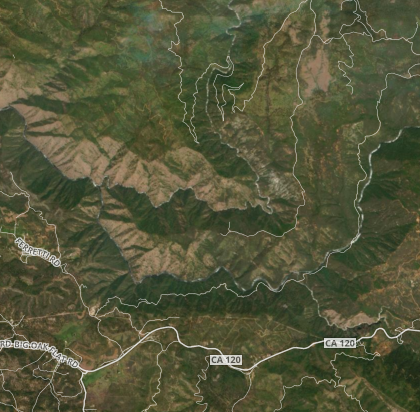
#> input picture GTAerohacks/Marissa/May13.png, 420 x 412 px
$ python pixelcounter.py
#> lines starting #> are read from the running program, lines starting #| are printed output that depends on the picture
import cv2
import numpy as np

img = cv2.imread("May13.png")
#> img is the input picture: shape (412, 420, 3); mean B, G, R 58.2, 86.5, 84.3

sensitivity = 8;
lower = [60 - sensitivity, 100, 50]
upper = [60 + sensitivity, 255, 255]

lower = np.array(lower, dtype = "uint8")
upper = np.array(upper, dtype = "uint8")


dst = cv2.inRange(img, lower, upper)
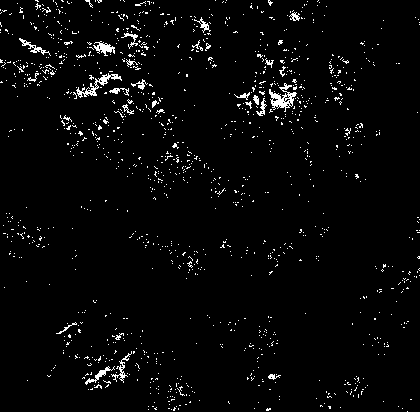
#> dst: shape (412, 420); 3% white in thin lines or dots
no_blue = cv2.countNonZero(dst)
#> no_blue = 5108
print('The number of green pixels is: ' + str(no_blue))
#| The number of green pixels is: 5108
cv2.namedWindow("opencv")
cv2.imshow("opencv",img)
cv2.waitKey(0)

$ run again, with GTAerohacks/Marissa/May2014.png copied over GTAerohacks/Marissa/May13.png
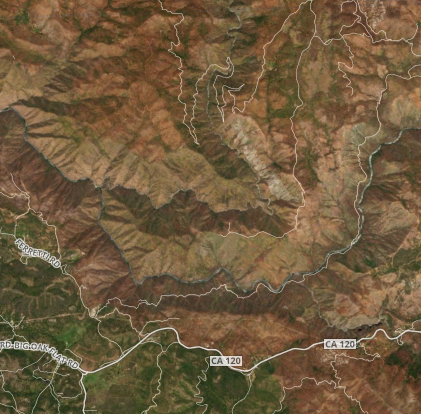
#> input picture GTAerohacks/Marissa/May2014.png, 421 x 414 px
#> img is the input picture: shape (414, 421, 3); mean B, G, R 62.2, 91, 112.1
#> `dst = cv2.inRange(img, lower, upper)`:
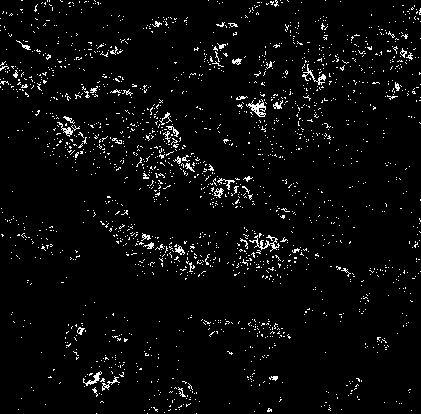
#> dst: shape (414, 421); 3.8% white in thin lines or dots
#> no_blue = 6539
#| The number of green pixels is: 6539
